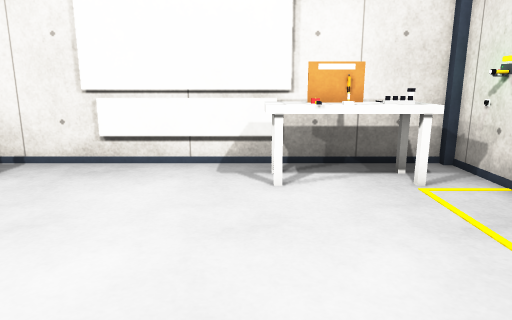
View 1 (above)

12 first-person views from a walk through a 3-D level made in the Unity game engine. The camera is 1.2 m above the floor, tilts 12° down and sees 70° across. The floor is counted in squares, 0.5 m on a side. Each view is taken from the middle of a square. On the plan, view 1 faces up. The plan holds only what a view shows up to about 20 squares ahead; the rest is blank. The player character is not drawn. Surface patterns are stand-ins for the level's own textures.

View 2
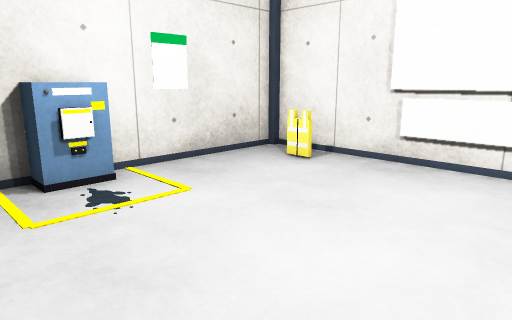

View 3
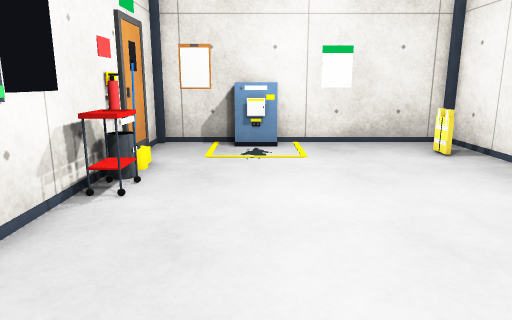

View 4
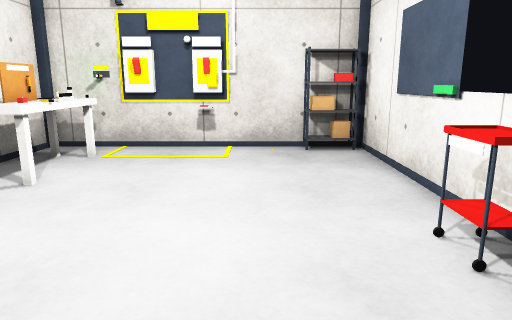

View 5
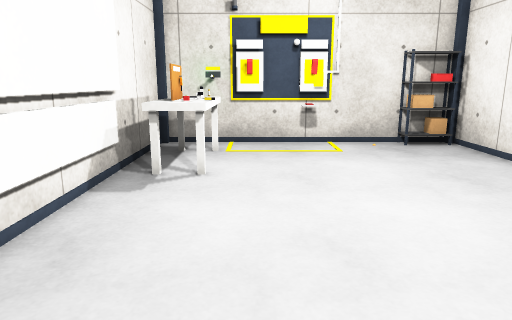

View 6
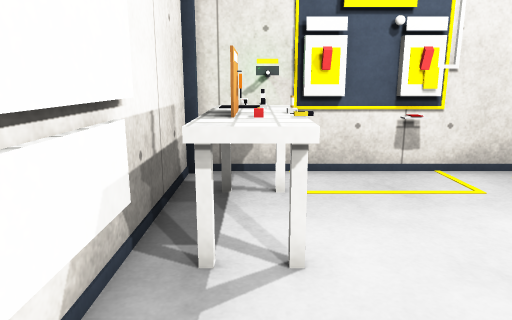

View 7
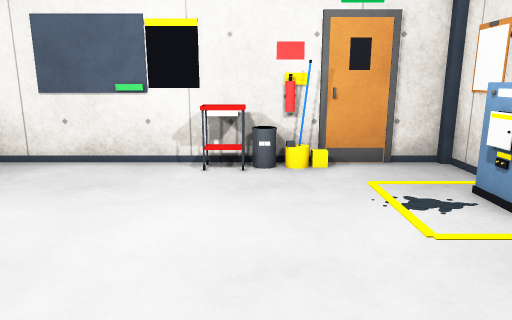

View 8
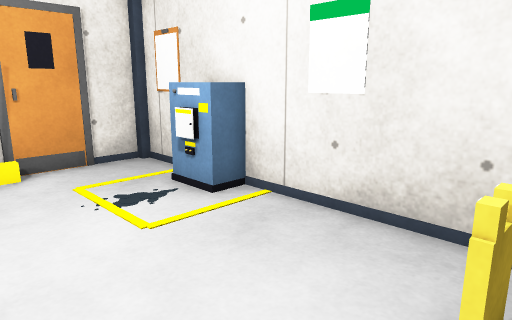

View 9
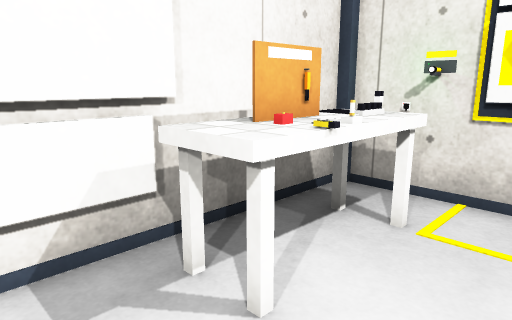

View 10
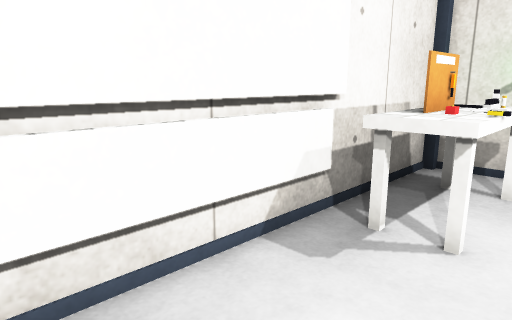

View 11
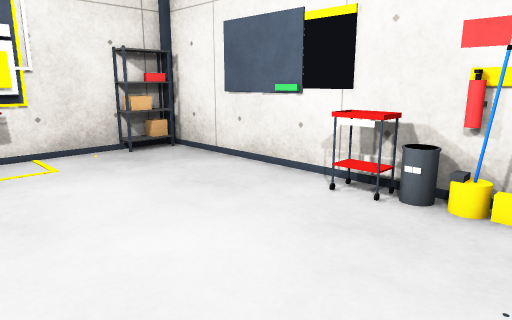

View 12
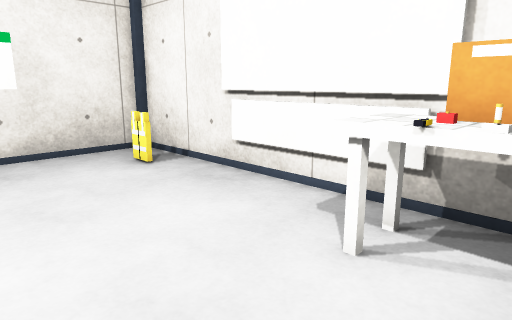

### Floor plan
Points are (right, up) in squares from view 1. A wall is a line through its corners. A room is listed if a view was taken in it or the views show most of it. See-through windows are left out.
Room 1 (views 1, 2, 3, 4, 5, 6, 7, 8, 9, 10, 11, 12)
walls: (1.1, 10.6) (-5, 10.6); (-4.6, -1) (5.6, -1); (5.8, 7.4) (5.8, 10.8) (-9.8, 10.8) (-9.8, -0.8); (5, -0.5) (5.8, -0.5) (5.8, 4.6); (5, -0.6) (5, 1.2) (5.9, 1.2); (-9.6, -1) (-5.4, -1)
objects: other object (-9, 2) to (-9, 4); other object (-8, 9) to (-7, 9); other object (-5, 0); other object (-4, 0) to (-3, 0); other object (0, 8) to (4, 10); other object (5, 7) to (6, 7); other object (6, 5); other object (6, 6)

Where each view was taken, in squares from view 1:
view 1: 0 up, 0 right, facing up
view 2: 0 up, 0 right, facing up-left
view 3: 3 up, 5 right, facing left
view 4: 3 up, 8 left, facing right
view 5: 7 up, 9 left, facing right
view 6: 9 up, 4 left, facing right
view 7: 10 up, 4 left, facing down
view 8: 10 up, 4 left, facing down-left
view 9: 6 up, 2 left, facing up-right
view 10: 7 up, 5 left, facing up-right
view 11: 7 up, 7 left, facing down-right
view 12: 4 up, 3 right, facing up-left
